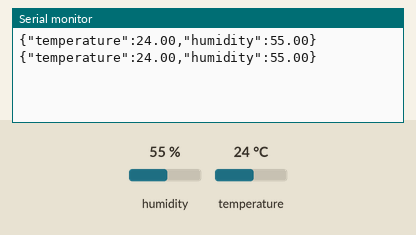
Simulated run of this sketch. Board: ESP8266 (NodeMCU). On the bench: the last lines printed to the serial monitor. Inputs (shaded band) come from the test bench; at power-on: humidity 55 %, temperature 24 °C.

Above: at 3.8 s.
3.9 s: humidity set to 22 %
At 6.4 s:
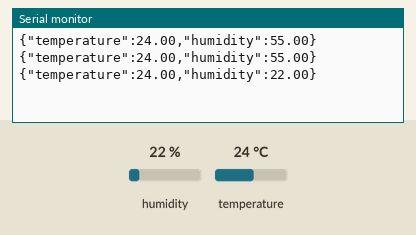
7.8 s: temperature set to 12 °C
At 10.1 s:
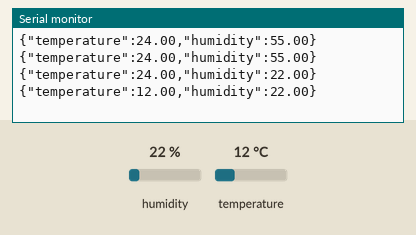
11.7 s: humidity set to 40 %
At 12.6 s:
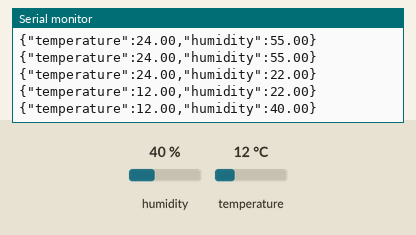
Timing chart, 0 to 14.7 s (numbered marks = the images above; inputs shaded):
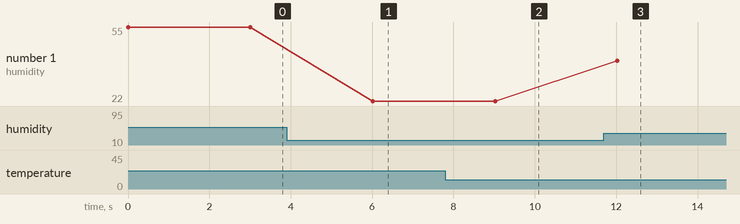

Measured:
- after the input at 3.9 s, the serial monitor: prints a new line after 2.1 s (image 1)
- after the input at 7.8 s, the serial monitor: prints a new line after 1.2 s (image 2)
- after the input at 11.7 s, the serial monitor: prints a new line after 0.33 s (image 3)
- plotted number 1: 55 → 22 after the input at 3.9 s, 22 → 40 after the input at 11.7 s

The sketch:

temp_humidity_sensor.ino
```cpp
#include <Arduino.h>
#include "DHT.h"

#define DHTPIN 4       // GPIO4 (D2 pin on NodeMCU / ESP32)
#define DHTTYPE DHT22  // use DHT11 if you want cheaper sensor

DHT dht(DHTPIN, DHTTYPE);

void setup() {
  Serial.begin(9600);
  dht.begin();
}

void loop() {
  float temperature = dht.readTemperature();
  float humidity = dht.readHumidity();

  if (isnan(temperature) || isnan(humidity)) {
    Serial.println("{\"error\":\"Failed to read from DHT sensor\"}");
  } else {
    // Unified JSON
    Serial.print("{\"temperature\":");
    Serial.print(temperature);
    Serial.print(",\"humidity\":");
    Serial.print(humidity);
    Serial.println("}");
  }

  delay(3000); // every 3 sec
}
```
